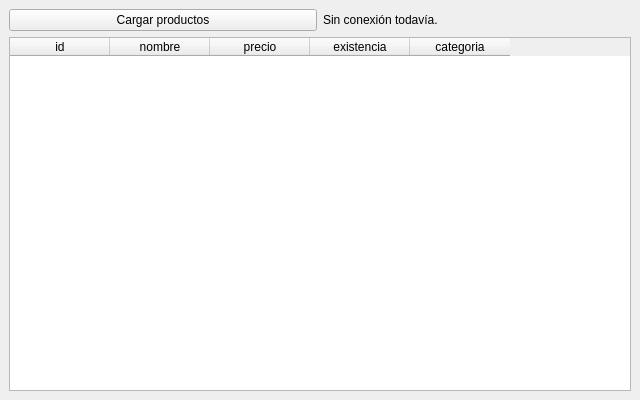
<?xml version="1.0" encoding="UTF-8"?>
<ui version="4.0">
 <class>MainWindow</class>
 <widget class="QMainWindow" name="MainWindow">
  <property name="geometry">
   <rect>
    <x>0</x>
    <y>0</y>
    <width>640</width>
    <height>400</height>
   </rect>
  </property>
  <property name="windowTitle">
   <string>Inventario</string>
  </property>
  <widget class="QWidget" name="centralwidget">
   <layout class="QVBoxLayout" name="verticalLayout">
    <item>
     <layout class="QHBoxLayout" name="horizontalLayout">
      <item>
       <widget class="QPushButton" name="botonCargar">
        <property name="text">
         <string>Cargar productos</string>
        </property>
       </widget>
      </item>
      <item>
       <widget class="QLabel" name="etiquetaEstado">
        <property name="text">
         <string>Sin conexión todavía.</string>
        </property>
       </widget>
      </item>
     </layout>
    </item>
    <item>
     <widget class="QTableWidget" name="tablaProductos">
      <column>
       <property name="text">
        <string>id</string>
       </property>
      </column>
      <column>
       <property name="text">
        <string>nombre</string>
       </property>
      </column>
      <column>
       <property name="text">
        <string>precio</string>
       </property>
      </column>
      <column>
       <property name="text">
        <string>existencia</string>
       </property>
      </column>
      <column>
       <property name="text">
        <string>categoria</string>
       </property>
      </column>
     </widget>
    </item>
   </layout>
  </widget>
 </widget>
 <resources/>
 <connections/>
</ui>
